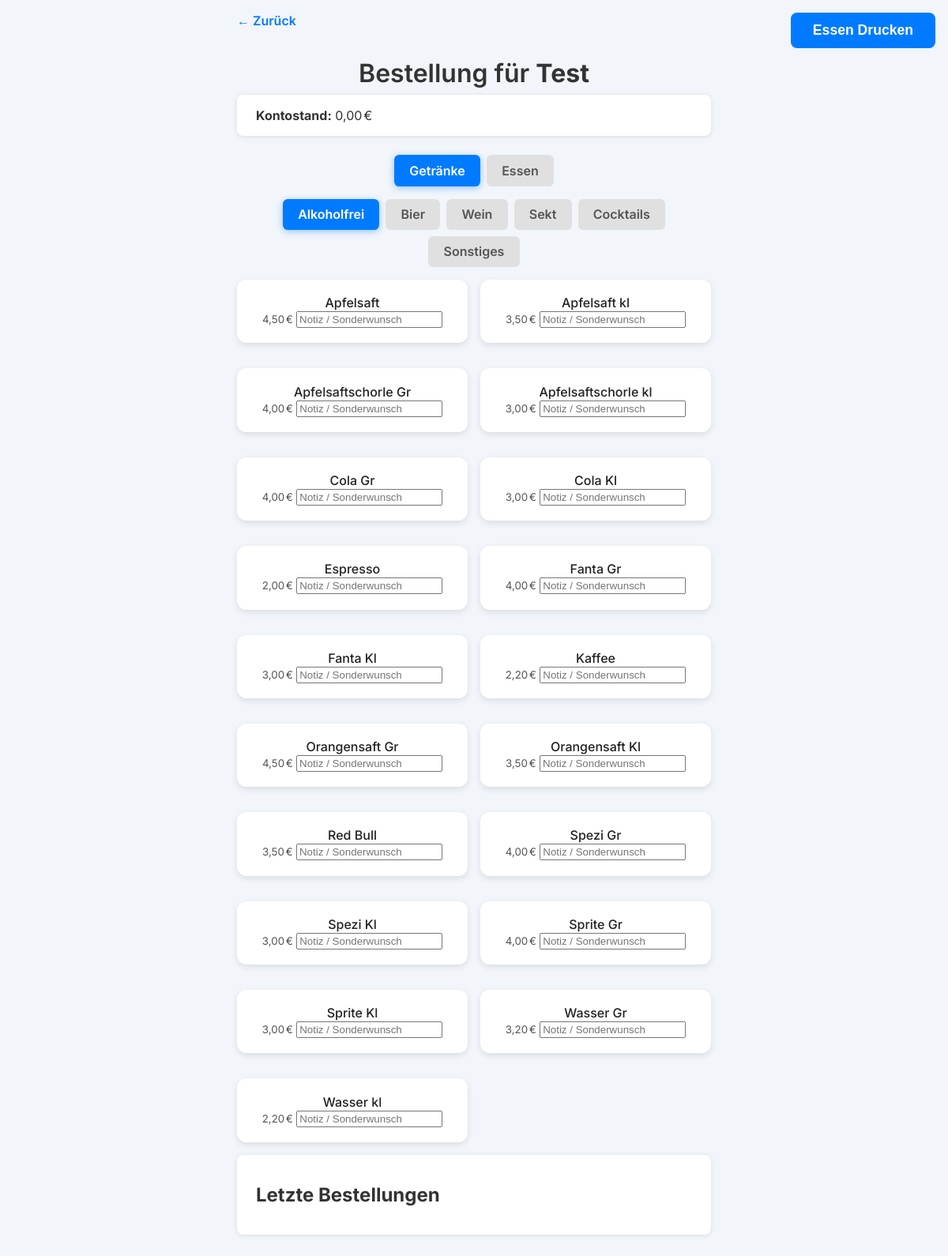
Screenshot of /bestellen.php?kunde=2190 (signed in) with the database file from the repository.
### tables this page shows
CREATE TABLE `kunden` (
  `id` int(11) NOT NULL,
  `name` varchar(100) NOT NULL,
  `kontostand` decimal(10,2) NOT NULL DEFAULT 0.00,
  `tisch_id` int(11) DEFAULT NULL,
  `telefon` varchar(50) DEFAULT NULL,
  `adresse` varchar(255) DEFAULT NULL
);

CREATE TABLE `artikel` (
  `id` int(11) NOT NULL,
  `name` varchar(255) NOT NULL,
  `kategorie` enum('Essen','Getränk') NOT NULL,
  `preis` decimal(6,2) NOT NULL,
  `unterkategorie` enum('Alkoholfrei','Bier','Wein','Sekt','Cocktails','Sonstiges') DEFAULT NULL
);

### bestellen.php (the view, shortened to what this page needs)
<?php
require_once 'db.php';
$kunde_id = (int)$_GET['kunde'];
$tisch_id = (int)$_GET['tisch'];
function formatPreis($preis) {
    return number_format($preis, 2, ',', '') . " €";
}
function holeKundenDaten($conn, $kunde_id) {
    $sql = "SELECT name, kontostand FROM kunden WHERE id = ?";
    $stmt = $conn->prepare($sql);
    $stmt->bind_param("i", $kunde_id);
    $stmt->execute();
    $stmt->bind_result($kunde_name, $kontostand);
    return ['name' => $kunde_name, 'kontostand' => $kontostand];
}
function holeProdukte($conn) {
    $produkte = ['Getränk' => [], 'Essen' => []];
    $sql = "SELECT id, name, kategorie, preis, unterkategorie FROM artikel ORDER BY kategorie, unterkategorie, name";
    $result = $conn->query($sql);
    while ($row = $result->fetch_assoc()) {
        if ($row['kategorie'] === 'Getränk') {
            $produkte['Getränk'][$row['unterkategorie']][] = $row;
        } else {
            $produkte['Essen'][] = $row;
        }
    }
    return $produkte;
}
$kunde = holeKundenDaten($conn, $kunde_id);
$produkte = holeProdukte($conn);
?>
<!DOCTYPE html>
<html lang="de">
<head>
</head>
<body>
<a href="kunden-auswahl.php?tisch=<?= $tisch_id ?>" style="
    display: inline-flex;
    align-items: center;
    font-weight: 600;
    color: #007bff;
    text-decoration: none;
    margin-bottom: 1rem;
    user-select: none;
"
   onmouseover="this.style.textDecoration='underline'"
   onmouseout="this.style.textDecoration='none'">
  &#8592;&nbsp;Zurück
</a>
<a href="drucken.php?kunde=<?= $kunde_id ?>&tisch=<?= $tisch_id ?>" target="_blank" style="text-decoration: none;">
  <button style="
    position: fixed;
    top: 1rem;
    right: 1rem;
    background: #007bff;
    border: none;
    border-radius: 8px;
    color: white;
    padding: 12px 28px;
    font-size: 1.1rem;
    font-weight: 600;
    cursor: pointer;
    transition: background 0.3s ease, box-shadow 0.3s ease;
  "
  >
    Essen Drucken
  </button>
</a>
<h1>Bestellung für <strong><?=htmlspecialchars($kunde['name'])?></strong></h1>
<div class="info">
  <div><strong>Kontostand:</strong> <span id="kontostand"><?=formatPreis($kunde['kontostand'])?></span></div>
</div>
<div class="tabs">
  <div id="tab-getraenke" class="tab active" onclick="switchTab('getraenke')">Getränke</div>
  <div id="tab-essen" class="tab" onclick="switchTab('essen')">Essen</div>
</div>
<div id="produkte-getraenke-wrapper">
  <div class="subtabs">
    <?php
      $getraenke_unterkategorien = array_keys($produkte['Getränk']);
      foreach ($getraenke_unterkategorien as $i => $subkat) {
          $activeClass = ($i === 0) ? 'active' : '';
          echo '<div class="subtab '.$activeClass.'" data-subkat="'.htmlspecialchars($subkat).'" onclick="switchGetraenkeSubtab(\''.htmlspecialchars($subkat).'\')">'.htmlspecialchars($subkat).'</div>';
      }
    ?>
  </div>
  <?php foreach ($produkte['Getränk'] as $unterkategorie => $items): ?>
    <div class="produkte getraenke-unterkategorie" data-subkat="<?=htmlspecialchars($unterkategorie)?>" style="display:none;">
      <?php foreach ($items as $artikel): ?>
        <div class="produkt" onclick="bestelleArtikel(<?=$artikel['id']?>)">
          <?=htmlspecialchars($artikel['name'])?><br>
          <small><?=formatPreis($artikel['preis'])?></small>
          <input type="text" class="notiz" placeholder="Notiz / Sonderwunsch" onClick="event.stopPropagation()" />
        </div>
      <?php endforeach; ?>
    </div>
  <?php endforeach; ?>
</div>
<div class="verlauf">
  <h2>Letzte Bestellungen</h2>
</div>
</body>
</html>

### bestellen.php (style rules this page uses)
body { font-family: 'Inter', sans-serif; background: #f2f5f9; padding: 1rem; max-width: 600px; margin: 0 auto; color: #333; }
h1 { margin-bottom: 0.5rem; text-align: center; font-weight: 600; }
.info, .konto, .verlauf { background: white; padding: 1rem 1.5rem; border-radius: 0.5rem; margin-bottom: 1.5rem; box-shadow: 0 1px 6px rgba(0,0,0,0.1); }
.tabs, .subtabs { display: flex; justify-content: center; margin-bottom: 1rem; gap: 0.5rem; flex-wrap: wrap; }
.tab, .subtab { padding: 0.6rem 1.2rem; background: #e0e0e0; text-align: center; cursor: pointer; font-weight: 600; transition: background 0.3s; user-select: none; border-radius: 0.4rem; white-space: nowrap; color: #555; }
.tab.active, .subtab.active { background: #007bff; color: white; box-shadow: 0 2px 8px rgba(0,123,255,0.4); }
.produkte { display: grid; grid-template-columns: 1fr 1fr; gap: 1rem; }
.produkt { background: white; border-radius: 0.75rem; padding: 1.2rem 1rem; text-align: center; box-shadow: 0 3px 8px rgba(0,0,0,0.1); cursor: pointer; user-select: none; transition: background-color 0.2s, transform 0.15s; font-weight: 500; color: #222; margin-bottom: 1rem; }
.produkt small { color: #555; font-weight: 400; }

### rows the page displays
kunden: name "Test", formatPreis($kunde['kontostand']) "0,00 €"
artikel: name "Apfelsaft", preis "4,50 €"
artikel: name "Apfelsaft kl", preis "3,50 €"
artikel: name "Apfelsaftschorle Gr", preis "4,00 €"
artikel: name "Apfelsaftschorle kl", preis "3,00 €"
artikel: name "Cola Gr", preis "4,00 €"
artikel: name "Cola Kl", preis "3,00 €"
artikel: name "Espresso", preis "2,00 €"
artikel: name "Fanta Gr", preis "4,00 €"
artikel: name "Fanta Kl", preis "3,00 €"
artikel: name "Kaffee", preis "2,20 €"
artikel: name "Orangensaft Gr", preis "4,50 €"
artikel: name "Orangensaft Kl", preis "3,50 €"
artikel: name "Red Bull", preis "3,50 €"
artikel: name "Spezi Gr", preis "4,00 €"
artikel: name "Spezi Kl", preis "3,00 €"
artikel: name "Sprite Gr", preis "4,00 €"
artikel: name "Sprite Kl", preis "3,00 €"
artikel: name "Wasser Gr", preis "3,20 €"
artikel: name "Wasser kl", preis "2,20 €"

### other values shown
$subkat "Alkoholfrei"
$subkat "Bier"
$subkat "Wein"
$subkat "Sekt"
$subkat "Cocktails"
$subkat "Sonstiges"
